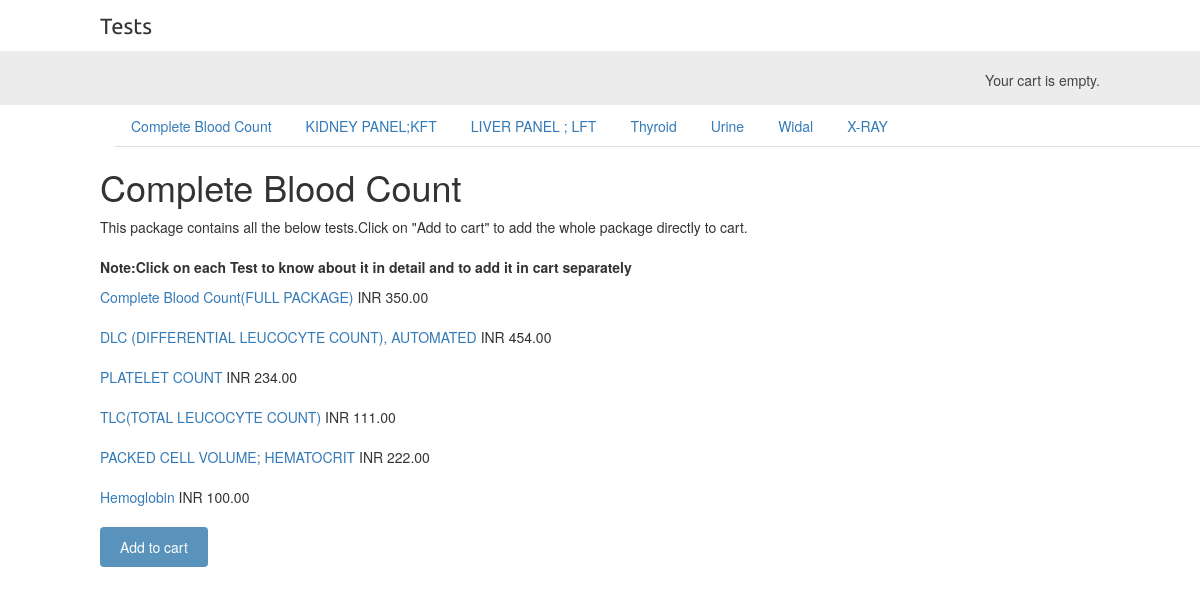
The page /cbc/ on the database its author committed.
### testapp/models.py (models this page shows, shortened)
class Package(models.Model):
    name = models.CharField(max_length=200, db_index=True)
    slug = models.SlugField(max_length=200, db_index=True, unique=True)
    class Meta:
        ordering = ('name',)
        verbose_name = 'package'
        verbose_name_plural = 'packages'
    def get_absolute_url(self):
        return reverse('testapp:test_list_by_package', args=[self.slug])

class Test(models.Model):
    package = models.ForeignKey(Package, related_name='tests')
    name = models.CharField(max_length=200, db_index=True)
    slug = models.SlugField(max_length=200, db_index=True)
    description = models.TextField(blank=True)
    price = models.DecimalField(max_digits=10, decimal_places=2)
    created = models.DateTimeField(auto_now_add=True)
    updated = models.DateTimeField(auto_now=True)
    class Meta:
        ordering = ('-created',)
        index_together = (('id', 'slug'),)
    def get_absolute_url(self):
        return reverse('testapp:test_detail', args=[self.id, self.slug])

### testapp/views.py (the view)
# urls.py: url(r'^(?P<package_slug>[-\w]+)/$', views.test_list, name='test_list_by_package'),
def test_list(request, package_slug=None):
    package = None
    packages = Package.objects.all()
    tests = Test.objects.filter()
    if package_slug:
        package = get_object_or_404(Package, slug=package_slug)
        tests = tests.filter(package=package)
    return render(request, 'testapp/test/list.html', {'package': package,
                                                      'packages': packages,
                                                      'tests': tests})

### cart/cart.py (called while the page is built)
    def __len__(self):
        return sum(item['quantity'] for item in self.cart.values())

### cart/context_processors.py (called while the page is built)
def cart(request):
    return {'cart': Cart(request) }

### testapp/templates/testapp/test/list.html (shortened to what this page needs)
{% extends "testapp/base.html" %}
{% load static %}
{% block content %}
    <div class="container">
      <ul class="nav nav-tabs">
        {% for p in packages %}
            <li {% if package.slug == p.slug %}class="selected"{% endif %}>
                <a href="{{ p.get_absolute_url }}">{{ p.name }}</a>
            </li>
        {% endfor %}
      </ul>
    </div>
    <div id="main" class="test-list">
        <h1>{% if package %}{{ package.name }}</h1>
        <p>This package contains all the below tests.Click on "Add to cart" to add the whole package directly to cart.<br><br>
        <b>Note:Click on each Test to know about it in detail and to add it in cart separately</b></p>
        {% for test in tests %}
            <div class="item">
                <a href="{{ test.get_absolute_url }}">{{ test.name }}</a> INR {{ test.price }}<br>
            <br></div>
        {% endfor %}
        <form action="{% url "cart:cart_add" package.id %}" method="post">
          <input type="submit" value="Add to cart">
        </form>
    {% endif %}
  </div>
{% endblock %}

### testapp/static/css/base.css (style rules this page uses)
body { margin:0; padding:0; font-family:helvetica, sans-serif; }
h1, h2, h3, h4, h5 , h6 { font-family: 'Ubuntu', sans-serif; font-weight:normal; }
a { text-decoration:none; color:#5993bb; }
a.button, input[type="submit"] { color:#fff; background:#5993bb; border-radius:4px; padding:10px 20px; font-size:14px; border:0; }
#main { float:left; width: 96%; margin-right:-220px; overflow:hidden; }

### rows shown on the page
Package: name "Complete Blood Count"
Package: name "KIDNEY PANEL;KFT"
Package: name "LIVER PANEL ; LFT"
Package: name "Thyroid"
Package: name "Urine"
Package: name "Widal"
Package: name "X-RAY"
Test: name "Complete Blood Count(FULL PACKAGE)", price "350.00"
Test: name "DLC (DIFFERENTIAL LEUCOCYTE COUNT), AUTOMATED", price "454.00"
Test: name "PLATELET COUNT", price "234.00"
Test: name "TLC(TOTAL LEUCOCYTE COUNT)", price "111.00"
Test: name "PACKED CELL VOLUME; HEMATOCRIT", price "222.00"
Test: name "Hemoglobin", price "100.00"
